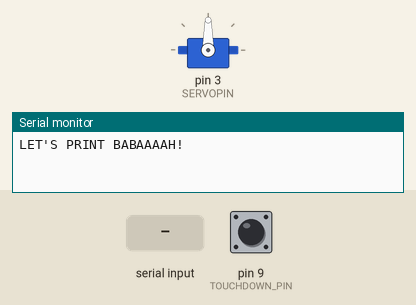
A sketch run on a simulated Arduino Uno, built with avr-gcc and run on an emulated ATmega328P. On the bench: servo, the last lines printed to the serial monitor. The test bench sets the inputs (shaded band); at power-on: pin 9 (TOUCHDOWN_PIN) HIGH.

Above: at 1.2 s.
1.3 s: "h" received over Serial
At 1.87 s:
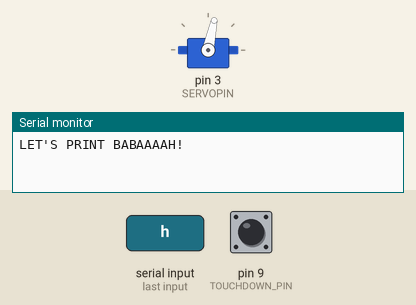
At 2.82 s:
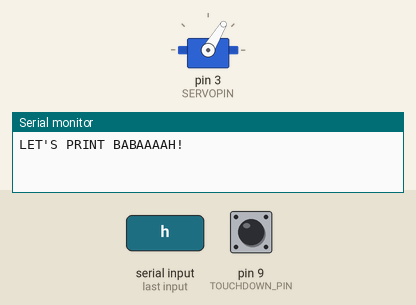
4.3 s: pin 9 (TOUCHDOWN_PIN) pulled LOW for 0.15 s
5.9 s: "c90\n" received over Serial
At 6.6 s:
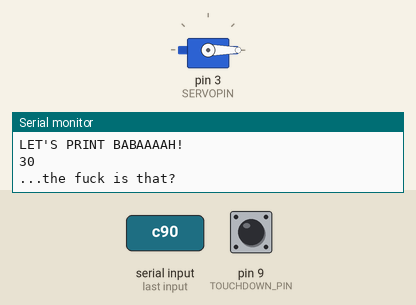
Timing chart, 0 to 8.9 s (numbered marks = the images above; inputs shaded):
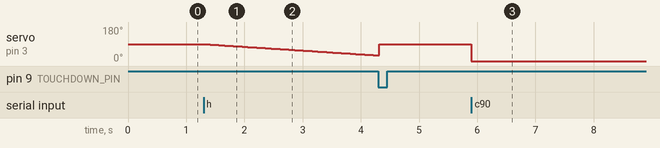

The sketch:

Core_XY_control4.ino
```cpp
int v = 0;
int sign = 1;

#include <AccelStepper.h>
#include <MultiStepper.h>
#include <Servo.h>
#define SERVOPIN 3
#define TOUCHDOWN_PIN 9

// write a,b for steppers
AccelStepper stepper1(AccelStepper::FULL4WIRE, 4, 5, 6, 7);
AccelStepper stepper2(AccelStepper::FULL4WIRE, 10, 11, 12, 13);

long positions[2]= {0,0};

// Up to 10 steppers can be handled as a group by MultiStepper
MultiStepper steppers;
Servo myservo;


void setup() {

    Serial.begin(38400);
    Serial.print("LET'S PRINT BABAAAAH!\n"); //This is important for some reason?
    stepper1.setMaxSpeed(100);
    stepper2.setMaxSpeed(100);
    myservo.attach(SERVOPIN);
      // Then give them to MultiStepper to manage
    steppers.addStepper(stepper1);
    steppers.addStepper(stepper2);
    pinMode(TOUCHDOWN_PIN, INPUT_PULLUP);
}

void loop() {
  // put your main code here, to run repeatedly:
   if ( Serial.available()) {
    char ch = Serial.read();

    switch(ch) {
      case '0'...'9':
      //Pretty goddamn clever right here. Not mine.
        v = v * 10 + ch - '0';
      break;
      case '-':
      //Pretty goddamn clever right here. This time ours.
        sign *= -1;
        //Serial.println("NEGATE!");
      break;
      case 'a':
        move('a', v, sign);
        resetV();
      break;
      case 'b':
        move('b', v, sign);
        resetV();
        break;
      case 'c': // Move
         move('c', v, sign);
         resetV();
         break;
      case 's': // Set Speed
         stepper1.setMaxSpeed(v);
         stepper2.setMaxSpeed(v);
         resetV();
         break;
      case 'r':
        stepper1.setCurrentPosition(0);
        stepper2.setCurrentPosition(0);
        resetV();
        break;
      case 'h':
        touchdown();
        resetV();
        break;

      case 'x': // Execute action
         steppers.moveTo(positions);
         steppers.runSpeedToPosition();
         Serial.print("Ready\n");
         resetV();
         break;

      default:
        Serial.write("...the fuck is that?");
        resetV();
        break;
    }
   }
}

void resetV() {
  sign = 1;
  v = 0;
}


void touchdown(){
   int angle = 90;
    myservo.write(angle);
    delay(10);
  while(digitalRead(TOUCHDOWN_PIN) == 1 && angle > 0){
    angle--;
    myservo.write(angle);
    delay(50);
    //Serial.println(digitalRead(TOUCHDOWN_PIN));
  }
  Serial.println(angle);
  myservo.write(90);
}

void move(char ch, int steps, int sign) {

  switch(ch) {

    case 'a':
      positions[0]=long(steps*sign);
    break;
    case 'b':
      positions[1]=long(steps*sign);
    break;
    case 'c':
      myservo.write(steps);
    break;


  }
}
```

Measured:
- after the input at 1.3 s, servo on pin 3 (SERVOPIN): moves from 90° to 30° over 3.0 s, starting at once
- after the input at 5.9 s, servo on pin 3 (SERVOPIN): 90° → 0° at once
